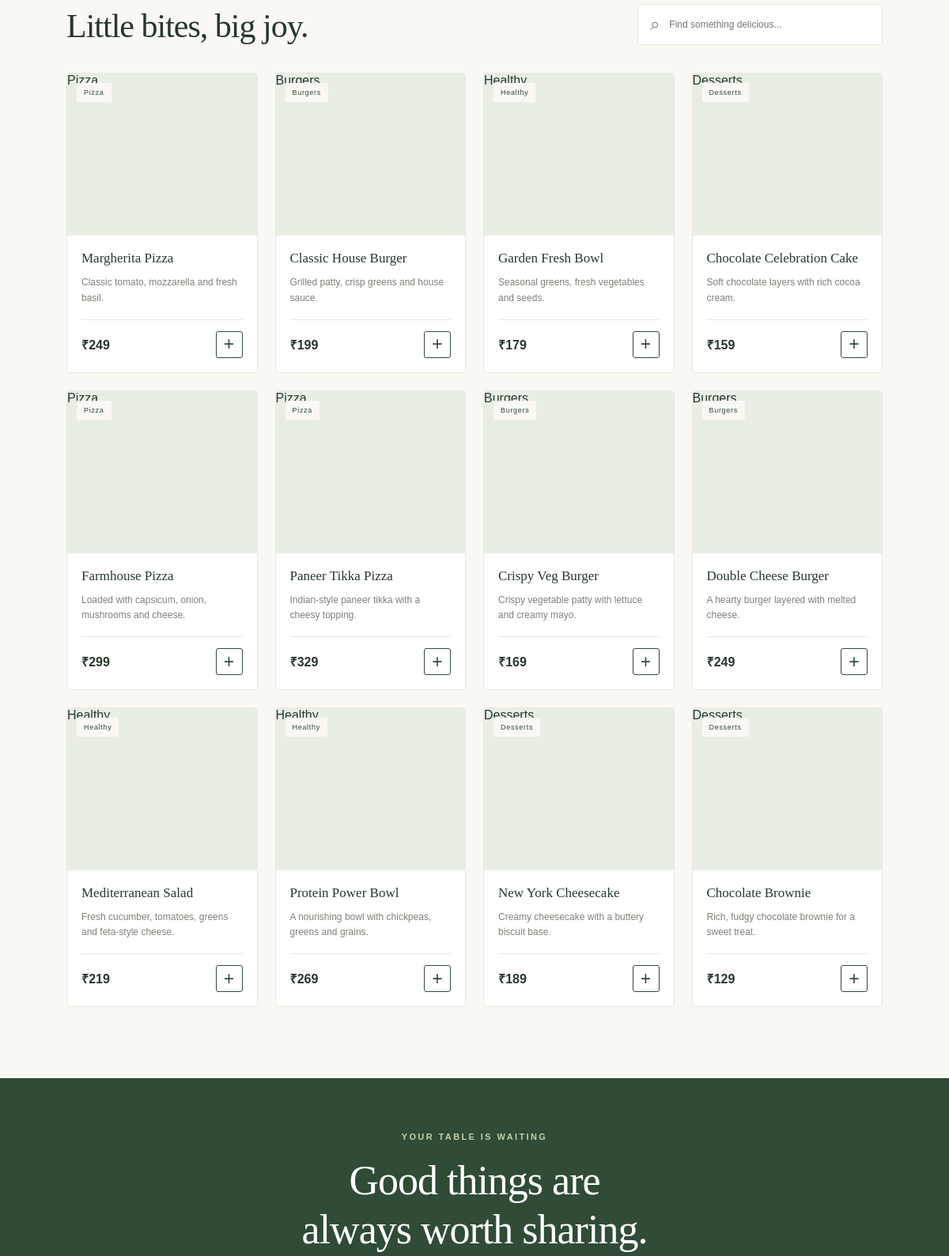
Before: / (middle part) with the older database file.
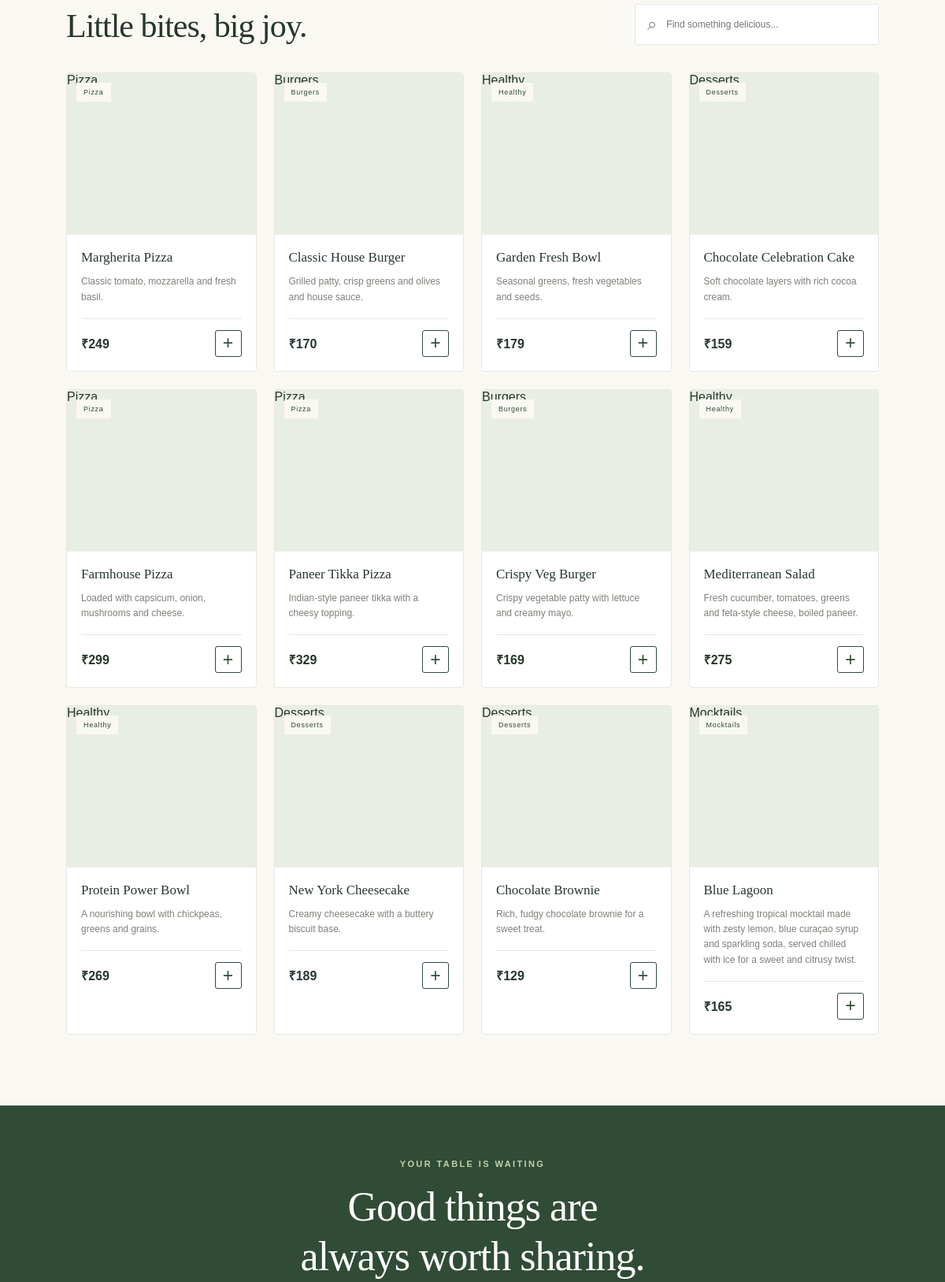
After: the same page with the newer database file.
### app.py (models this page shows)
class MenuItem(db.Model):
    id = db.Column(db.Integer, primary_key=True)
    name = db.Column(db.String(100), nullable=False)
    description = db.Column(db.String(250))
    price = db.Column(db.Float, nullable=False)
    category = db.Column(db.String(50), nullable=False)
    image = db.Column(db.String(250))
    available = db.Column(db.Boolean, default=True)

### app.py (the view)
@app.route("/")
def home():
    menu_items = MenuItem.query.filter_by(available=True).all()
    return render_template("index.html", menu_items=menu_items)

### templates/index.html (shortened to what this page needs)
<!DOCTYPE html>
<html lang="en">
<head>
    <link rel="stylesheet"
          href="{{ url_for('static', filename='css/style.css') }}">
</head>
<body>
    <main>
        <section class="menu-section section" id="menu">
            <div class="section-heading">
                <div>
                    <h2>Little bites, big joy.</h2>
                </div>
                <label class="search-box">
                    <span>⌕</span>
                    <input
                        type="search"
                        id="menu-search"
                        placeholder="Find something delicious..."
                        aria-label="Search menu">
                </label>
            </div>
            <div class="menu-grid" id="menu-grid">
                {% for item in menu_items %}
                <article class="food-card"
                         data-category="{{ item.category }}">
                    <div class="food-image">
                        {% if item.image %}
                        <div class="food-image-placeholder" style="display: none;">
                            {{ item.category }}
                        </div>
                        {% else %}
                        <div class="food-image-placeholder">
                            {{ item.category }}
                        </div>
                        {% endif %}
                        <span class="food-tag">{{ item.category }}</span>
                    </div>
                    <div class="food-details">
                        <div class="food-title-row">
                            <h3>{{ item.name }}</h3>
                        </div>
                        <p>
                            {{ item.description or
                               "Freshly prepared at Oliva House." }}
                        </p>
                        <div class="food-bottom">
                            <strong>₹{{ "%.0f"|format(item.price) }}</strong>
                            <button
                                class="add-button"
                                type="button"
                                data-name="{{ item.name }}"
                                data-price="{{ item.price }}"
                                aria-label="Add {{ item.name }} to bag">
                                +
                            </button>
                        </div>
                    </div>
                </article>
                {% else %}
                <p class="empty-message">
                    No dishes available right now.
                    Please check back soon!
                </p>
                {% endfor %}
            </div>
        </section>
        <section class="closing-banner">
            <p class="eyebrow">YOUR TABLE IS WAITING</p>
            <h2>
                Good things are<br>
                always worth sharing.
            </h2>
        </section>
    </main>
</body>
</html>

### static/css/style.css (style rules this page uses)
:root { --cream: #faf8f3; --white: #ffffff; --green: #304b36; --green-light: #e9eee5; --olive: #778653; --text: #27372c; --muted: #7d8278; --border: #e9e7df; }
* { box-sizing: border-box; }
html { scroll-behavior: smooth; }
body { margin: 0; background: var(--cream); color: var(--text); font-family: Arial, Helvetica, sans-serif; }
button, input { font: inherit; }
button { cursor: pointer; }
.eyebrow { color: var(--olive); font-size: 11px; font-weight: bold; letter-spacing: 2.4px; line-height: 1.7; }
h1, h2, h3, p { margin-top: 0; }
h1, h2 { font-family: Georgia, "Times New Roman", serif; font-weight: normal; }
.section { padding: 65px 7%; }
.section-heading { display: flex; align-items: end; justify-content: space-between; gap: 25px; margin-bottom: 35px; }
.section-heading h2, .closing-banner h2 { margin-bottom: 0; font-size: clamp(30px, 3.5vw, 43px); letter-spacing: -1px; }
.menu-section { padding-top: 85px; padding-bottom: 90px; }
.search-box { display: flex; align-items: center; gap: 10px; width: min(100%, 310px); padding: 12px 15px; border: 1px solid var(--border); border-radius: 3px; background: white; color: var(--muted); }
.search-box > span { font-size: 22px; }
.search-box input { width: 100%; min-width: 0; border: none; outline: none; background: transparent; color: var(--text); font-size: 12px; }
.menu-grid { display: grid; grid-template-columns: repeat(4, minmax(0, 1fr)); gap: 22px; }
.food-card { min-width: 0; overflow: hidden; border: 1px solid var(--border); border-radius: 4px; background: white; transition: transform 0.2s, box-shadow 0.2s; }
.food-image { position: relative; height: 205px; overflow: hidden; background: var(--green-light); }
.food-tag { position: absolute; top: 12px; left: 12px; padding: 7px 9px; background: var(--cream); color: var(--green); font-size: 9px; letter-spacing: 0.7px; }
.food-details { padding: 18px; }
.food-title-row { display: flex; align-items: start; justify-content: space-between; gap: 8px; }
.food-title-row h3 { margin-bottom: 9px; font-family: Georgia, serif; font-size: 17px; font-weight: normal; line-height: 1.35; }
.food-details > p { min-height: 38px; margin-bottom: 17px; color: var(--muted); font-size: 12px; line-height: 1.6; }
.food-bottom { display: flex; align-items: center; justify-content: space-between; padding-top: 14px; border-top: 1px solid var(--border); }
.food-bottom strong { font-size: 16px; }
.add-button { width: 34px; height: 34px; border: 1px solid var(--green); border-radius: 3px; background: white; color: var(--green); font-size: 23px; line-height: 1; transition: 0.2s; }
.closing-banner { padding: 65px 20px 75px; background: var(--green); color: white; text-align: center; }
.closing-banner .eyebrow { color: #c3d0a9; }
.closing-banner h2 { margin: 15px 0; font-size: clamp(35px, 4.5vw, 52px); line-height: 1.2; }
.add-button, .quantity-controls button, .cart-button, #checkout-button { -webkit-tap-highlight-color: transparent; }

Changed rows visible on the page:
no longer on this page (row edited): MenuItem: category "Burgers", name "Double Cheese Burger", description "A hearty burger layered with melted cheese.", price "249"
changed MenuItem "Classic House Burger": description "Grilled patty, crisp greens and house sauce." → "Grilled patty, crisp greens and olives and house sauce."; price "199" → "170"
changed MenuItem "Mediterranean Salad": description "Fresh cucumber, tomatoes, greens and feta-style cheese." → "Fresh cucumber, tomatoes, greens and feta-style cheese, boiled paneer."; price "219" → "275"
added MenuItem: category "Mocktails", name "Blue Lagoon", description "A refreshing tropical mocktail made with zesty lemon, blue curaçao syrup and sparkling soda, served chilled with ice for a sweet and citrusy twist.", price "165"
